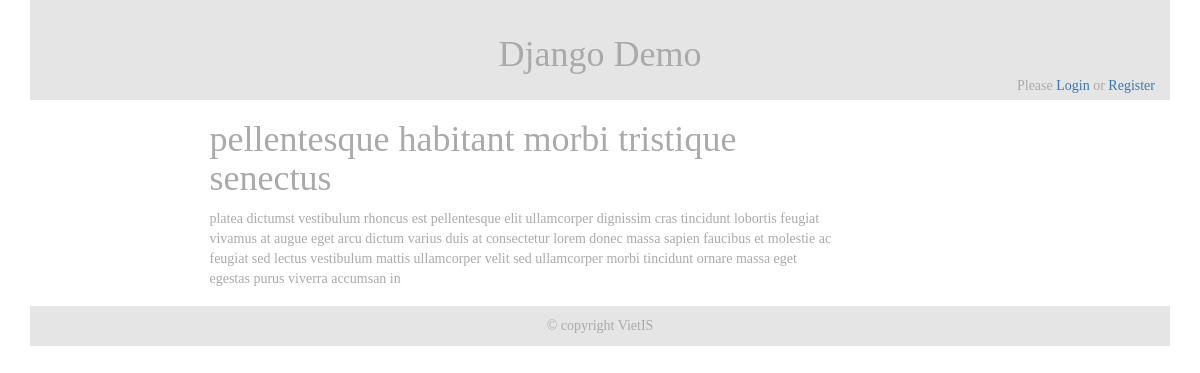
Page /posts/2/ on the committed database.
### posts/models.py (models this page shows, shortened)
class Post(models.Model):
    title_text = models.CharField(max_length=200)
    content_text = models.CharField(max_length=1500)
    pub_date = models.DateTimeField('date published')

### posts/views.py (the view)
# urls.py: path('<int:pk>/', views.Show.as_view(), name='show'),
class Show(generic.DetailView):
    model = Post
    template_name = 'posts/show.html'

### posts/templates/posts/show.html
{% extends 'base.html' %}
{% block content %}
	<h1>{{ post.title_text }}</h1>
	<p>{{ post.content_text }}</p>
{% endblock %}

### rows in the picture
Post: title_text "pellentesque habitant morbi tristique senectus", content_text "platea dictumst vestibulum rhoncus est pellentesque elit ullamcorper dignissim cras tincidunt lobortis feugiat vivamus at augue eget arcu dictum varius duis at consectetur lorem donec massa sapien faucibus et molestie ac feugiat sed lectus vestibulum mattis ullamcorper velit sed ullamcorper morbi tincidunt ornare massa eget egestas purus viverra accumsan in"
